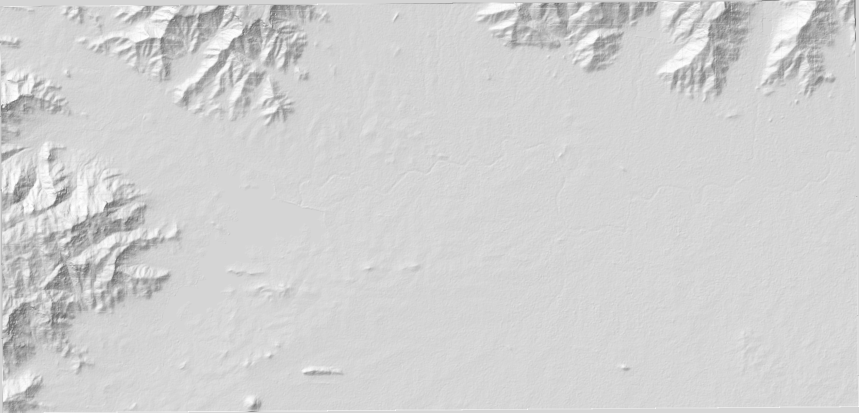
#> input picture outputs/dashboard/overlays/hillshade.png, 1718 x 826 px (shown at 1/2 size)
$ python generate_real_map_screenshots.py
#> lines starting #> are read from the running program, lines starting #| are printed output that depends on the picture
"""
Generate 1920x1080 and 1366x768 high-fidelity SIH GIS screenshots combining real OpenStreetMap tiles,
NASA SRTM 30m hillshade, Esri World Imagery, real GIS vectors, and D-Flow solver playback.
"""

from __future__ import annotations

import math
import urllib.request
import io
import json
from pathlib import Path
import matplotlib
matplotlib.use("Agg")
import matplotlib.pyplot as plt
import matplotlib.patches as patches
from PIL import Image
import numpy as np

project_root = Path(__file__).resolve().parent.parent

def deg2num(lat_deg, lon_deg, zoom):
    lat_rad = math.radians(lat_deg)
    n = 2.0 ** zoom
    xtile = int((lon_deg + 180.0) / 360.0 * n)
    ytile = int((1.0 - math.asinh(math.tan(lat_rad)) / math.pi) / 2.0 * n)
    return (xtile, ytile)

def num2deg(xtile, ytile, zoom):
    n = 2.0 ** zoom
    lon_deg = xtile / n * 360.0 - 180.0
    lat_rad = math.atan(math.sinh(math.pi * (1 - 2 * ytile / n)))
    lat_deg = math.degrees(lat_rad)
    return (lat_deg, lon_deg)

def fetch_osm_stitched_image(min_lat, min_lon, max_lat, max_lon, zoom=11):
    x_min, y_min = deg2num(max_lat, min_lon, zoom)
    x_max, y_max = deg2num(min_lat, max_lon, zoom)

    x_tiles = range(x_min, x_max + 1)
    y_tiles = range(y_min, y_max + 1)

    width = len(x_tiles) * 256
    height = len(y_tiles) * 256

    stitched = Image.new('RGB', (width, height), (240, 240, 240))
    headers = {'User-Agent': 'JalRakshak-HD-Portability-Test/1.0'}

    for i, x in enumerate(x_tiles):
        for j, y in enumerate(y_tiles):
            url = f"https://tile.openstreetmap.org/{zoom}/{x}/{y}.png"
            try:
                req = urllib.request.Request(url, headers=headers)
                with urllib.request.urlopen(req, timeout=5) as response:
                    tile_data = response.read()
                    tile_img = Image.open(io.BytesIO(tile_data))
                    stitched.paste(tile_img, (i * 256, j * 256))
            except Exception:
                tile_img = Image.new('RGB', (256, 256), (235, 238, 242))
                stitched.paste(tile_img, (i * 256, j * 256))

    nw_lat, nw_lon = num2deg(x_min, y_min, zoom)
    se_lat, se_lon = num2deg(x_max + 1, y_max + 1, zoom)
    extent = [nw_lon, se_lon, se_lat, nw_lat]
    return stitched, extent

def render_sih_dashboard(site_id: str, mode: str, basemap: str, view_focus: str, out_filename: str):
#> called with site_id = 'bhavanisagar', mode = 'simulation', basemap = 'osm', view_focus = 'default', out_filename = 'sih_final_default_map.png'
    out_dir = project_root / "outputs" / "dashboard" / "screenshots"
    out_dir.mkdir(parents=True, exist_ok=True)
    out_file = out_dir / out_filename

    fig = plt.figure(figsize=(19.2, 10.8), dpi=100)
    fig.patch.set_facecolor('#0f172a')

    # 1. Header Bar (Top 52px)
    ax_hdr = fig.add_axes([0, 0.945, 1.0, 0.055])
    ax_hdr.set_facecolor('#0d1b2e')
    ax_hdr.axis('off')
    ax_hdr.text(0.015, 0.55, "💧  JalRakshak-HD", color='#ffffff', fontsize=15, fontweight='bold', va='center')
    ax_hdr.text(0.115, 0.55, "GIS COMMAND CENTRE", color='#38bdf8', fontsize=9.5, fontweight='bold', va='center',
                bbox=dict(boxstyle='round,pad=0.25', facecolor='#0f172a', edgecolor='#38bdf8', lw=0.8))

    sub_title = "Bhavanisagar Dam · Lower Bhavani River · Erode District, Tamil Nadu" if site_id == "bhavanisagar" else "Hirakud Dam · Mahanadi River Basin · Sambalpur District, Odisha"
    ax_hdr.text(0.015, 0.16, sub_title, color='#93c5fd', fontsize=8.5, va='center')

    # Site Selector
    site_label = "Bhavanisagar Dam (M1–M10 Validated)" if site_id == "bhavanisagar" else "Hirakud Dam (Portability Onboarded)"
    ax_hdr.text(0.28, 0.5, f"SITE: [ {site_label} ▼ ]",
                color='#38bdf8', fontsize=10, fontweight='bold', va='center',
                bbox=dict(boxstyle='round,pad=0.4', facecolor='#0f172a', edgecolor='#38bdf8', lw=1))

    # Quick Demo Buttons
    ax_hdr.text(0.48, 0.5, "★ DEMO MODE", color='#ffffff', fontsize=9.5, fontweight='bold', va='center',
                bbox=dict(boxstyle='round,pad=0.35', facecolor='#d97706', edgecolor='#f59e0b', lw=1))
    ax_hdr.text(0.55, 0.5, "↺ Reset", color='#e2e8f0', fontsize=9.5, fontweight='semibold', va='center',
                bbox=dict(boxstyle='round,pad=0.35', facecolor='#1e293b', edgecolor='#475569', lw=0.8))

    # Disclaimer badge
    ax_hdr.text(0.61, 0.5, "⚠ HYPOTHETICAL STRESS-TEST — NOT AN OPERATIONAL WARNING",
                color='#fcd34d', fontsize=9, fontweight='bold', va='center',
                bbox=dict(boxstyle='round,pad=0.35', facecolor='#451a03', edgecolor='#f59e0b', lw=1))

    # Mode tabs
    modes = [("simulation", "▶ Simulation"), ("hadr", "⚠ HADR Exposure"), ("sph", "〜 Near-Field SPH"), ("eo", "🛰 Earth Observation")]
    x_tab = 0.77
    for m_id, m_lbl in modes:
        is_active = (m_id == mode)
        bg = '#2563eb' if is_active else '#1e293b'
        tc = '#ffffff' if is_active else '#94a3b8'
        ax_hdr.text(x_tab, 0.5, m_lbl, color=tc, fontsize=9.5, fontweight='bold', va='center',
                    bbox=dict(boxstyle='round,pad=0.35', facecolor=bg, edgecolor='#3b82f6' if is_active else '#334155', lw=1))
        x_tab += 0.052

    ax_hdr.text(0.965, 0.5, "● API LIVE", color='#4ade80', fontsize=10, fontweight='bold', va='center')

    # 2. Disclaimer Sub-bar
    ax_disc = fig.add_axes([0, 0.922, 1.0, 0.023])
    ax_disc.set_facecolor('#fef3c7')
    ax_disc.axis('off')
    ax_disc.text(0.5, 0.5, "Research screening prototype. The breach scenario is hypothetical; hydraulic results are model outputs and not an official warning.",
                 color='#92400e', fontsize=9, fontweight='semibold', ha='center', va='center')

    # 3. Left Layer Control Panel (Grouped SIH GIS Layers)
    ax_left = fig.add_axes([0.005, 0.025, 0.155, 0.892])
    ax_left.set_facecolor('#ffffff')
    for spine in ax_left.spines.values():
        spine.set_color('#e2e8f0')
    ax_left.set_xticks([])
    ax_left.set_yticks([])
    ax_left.text(0.08, 0.97, "🗺 MAP LAYERS", color='#0f172a', fontsize=11, fontweight='bold')

    y_pos = 0.92
    sections = [
        ("🌊 1. HYDRAULICS", "#0369a1", [
            ("✓ Animated Flood (D-Flow)", "#2563eb", True),
            ("— Max Depth Envelope", "#64748b", mode == "simulation" and view_focus == "flood_zoom"),
            ("— Max Velocity (11.79m/s)", "#64748b", False),
            ("— Arrival Time (0–30h)", "#64748b", False),
        ]),
        ("📍 2. REAL GIS VECTORS", "#047857", [
            ("✓ Dam Structure [CWC]", "#d97706", True),
            ("✓ Reservoir [JRC/OSM]", "#2563eb", True),
            ("✓ Bhavani River [M2]", "#0284c7", True),
            ("✓ Bridges / Crossings (20)", "#b45309", True),
            ("— Highlighted Towns (10)", "#64748b", view_focus == "bridge_view"),
            ("— Critical Facilities (13)", "#64748b", False),
            ("— Road Exposure (243km)", "#64748b", mode == "hadr"),
        ]),
        ("⚠ 3. RISK & HADR", "#b45309", [
            ("✓ CWC H1–H6 Hazard", "#ea580c", mode == "hadr"),
            ("✓ Response Sectors (Z1–Z6)", "#f59e0b", mode == "hadr"),
        ]),
        ("🛰 4. EARTH OBSERVATION", "#6b21a8", [
            ("✓ Historical Flood (Aug 2019)", "#8b5cf6", mode == "eo"),
            ("✓ Latest Candidate Water", "#06b6d4", mode == "eo"),
        ])
    ]

    for sec_title, sec_col, items in sections:
        ax_left.text(0.06, y_pos, sec_title, color=sec_col, fontsize=9.5, fontweight='bold')
        y_pos -= 0.035
        for lbl, col, chk in items:
            chk_mark = "☑" if chk else "☐"
            ax_left.text(0.10, y_pos, f"{chk_mark} {lbl}", color=col if chk else '#64748b', fontsize=8.5, fontweight='semibold' if chk else 'normal')
            y_pos -= 0.032
        y_pos -= 0.015

    # 4. Center Map View
    ax_map = fig.add_axes([0.165, 0.025, 0.605, 0.892])
    ax_map.set_facecolor('#020617')

    if site_id == "bhavanisagar":
        if view_focus == "flood_zoom":
            min_lat, min_lon, max_lat, max_lon = 11.40, 77.08, 11.55, 77.38
        elif view_focus == "bridge_view":
            min_lat, min_lon, max_lat, max_lon = 11.44, 77.10, 11.52, 77.24
        else:
            min_lat, min_lon, max_lat, max_lon = 11.35, 76.95, 11.58, 77.43

        if basemap == "osm":
            osm_img, extent = fetch_osm_stitched_image(min_lat, min_lon, max_lat, max_lon, zoom=12 if view_focus != "default" else 11)
#> in fetch_osm_stitched_image, `stitched = Image.new('RGB', (width, height), (240, 240, 240))`: stitched: PIL image 1024x768 RGB; every value is 240
            ax_map.imshow(osm_img, extent=extent, aspect='auto')
        elif basemap == "terrain":
            hs_file = project_root / "outputs" / "dashboard" / "overlays" / "hillshade.png"
            if hs_file.is_file():
                hs_img = Image.open(hs_file)
                ax_map.imshow(hs_img, extent=[76.948355, 77.422284, 11.359761, 11.580164], aspect='auto', cmap='gray')
            else:
                ax_map.set_facecolor('#dcdcdc')
        elif basemap == "satellite":
            # Satellite representation
            osm_img, extent = fetch_osm_stitched_image(min_lat, min_lon, max_lat, max_lon, zoom=11)
            # convert to earth tone for satellite simulation
            sat_arr = np.array(osm_img).astype(float) * 0.7 + 30
            sat_arr[:, :, 1] = sat_arr[:, :, 1] * 0.9 # enhance green/brown
            ax_map.imshow(sat_arr.astype(np.uint8), extent=extent, aspect='auto')

        # Overlay D-Flow simulation frames
        if mode == "simulation":
            frame_num = 90 if view_focus in ["flood_zoom", "bridge_view"] else 45
            frame_file = project_root / "outputs" / "dashboard" / "simulation_frames" / f"frame_{frame_num:03d}.png"
            if frame_file.is_file():
                f_img = Image.open(frame_file)
                ax_map.imshow(f_img, extent=[77.111197, 77.423552, 11.359179, 11.57997], aspect='auto', alpha=0.75)
        elif mode == "hadr":
            haz_file = project_root / "outputs" / "dashboard" / "overlays" / "hazard_class.png"
            if haz_file.is_file():
                h_img = Image.open(haz_file)
                ax_map.imshow(h_img, extent=[77.111197, 77.423552, 11.359179, 11.57997], aspect='auto', alpha=0.75)
        elif mode == "eo":
            eo_file = project_root / "outputs" / "dashboard" / "overlays" / "historical_flood.png"
            if eo_file.is_file():
                e_img = Image.open(eo_file)
                ax_map.imshow(e_img, extent=[77.111044, 77.421218, 11.431432, 11.521654], aspect='auto', alpha=0.75)

        # Plot 20 Real GIS Bridges
        bridges_json = project_root / "outputs" / "dashboard" / "geojson" / "bridges.geojson"
        if bridges_json.is_file():
            with open(bridges_json, "r", encoding="utf-8") as bf:
                bdata = json.load(bf)
                for feat in bdata.get("features", []):
                    coords = feat["geometry"]["coordinates"]
                    ax_map.plot(coords[0], coords[1], marker='D', markersize=7, color='#f59e0b', markeredgecolor='#451a03', markeredgewidth=1.2)

        # Plot Dam Point
        ax_map.plot(77.11389, 11.47083, marker='^', markersize=15, color='#f59e0b', markeredgecolor='#ffffff', markeredgewidth=2)
        ax_map.text(77.11389 + 0.008, 11.47083 + 0.008, "▲ Bhavanisagar Dam (11.47083°N, 77.11389°E)",
                    color='white', fontsize=10, fontweight='bold',
                    bbox=dict(boxstyle='round,pad=0.3', facecolor='#b45309', edgecolor='white', alpha=0.92))

        # Annotate Key Towns / River
        ax_map.text(77.18, 11.50, "Sathyamangalam (OSM)", color='#0f172a', fontsize=9, fontweight='bold',
                    bbox=dict(boxstyle='round,pad=0.2', facecolor='white', edgecolor='#94a3b8', alpha=0.9))

        if view_focus == "bridge_view":
            # Add Bridge inspection popup callout
            ax_map.plot(77.145, 11.488, marker='D', markersize=12, color='#ea580c', markeredgecolor='white', markeredgewidth=2)
            popup_text = "☲ Bridge BR-966247490\nRoad: Puliyampatti-Bhavanisagar Road\nHazard: H5 (Extreme Structural Risk)\nArrival: 1.25 hr · Zone: ZONE_01"
            ax_map.text(77.147, 11.492, popup_text, color='#0f172a', fontsize=9, fontweight='bold',
                        bbox=dict(boxstyle='round,pad=0.4', facecolor='#ffffff', edgecolor='#ea580c', lw=1.5, alpha=0.98))

        ax_map.set_xlim(min_lon, max_lon)
        ax_map.set_ylim(min_lat, max_lat)
        ax_map.set_xlabel("Longitude (°E) — WGS 84 [Projected: EPSG:32643 UTM Zone 43N]", color='#94a3b8', fontsize=9)
        ax_map.set_ylabel("Latitude (°N)", color='#94a3b8', fontsize=9)

    # Fast Navigation Bar Pill on Map
    ax_map.text(0.5, 0.965, "NAVIGATE: [ ▲ Dam | 💧 Reservoir | 🌊 Flood Extent | 〰 Downstream | ⛶ Full Study Area ]",
                transform=ax_map.transAxes, color='#ffffff', fontsize=9, fontweight='bold', ha='center', va='top',
                bbox=dict(boxstyle='round,pad=0.35', facecolor='#0f172a', edgecolor='#334155', alpha=0.95))

    # Basemap Selector Pill on Map
    bm_text = f"BASEMAP: [ {'●' if basemap=='osm' else '○'} Streets (OSM)  {'●' if basemap=='satellite' else '○'} Satellite (Esri)  {'●' if basemap=='terrain' else '○'} Terrain (Offline) ]"
    ax_map.text(0.02, 0.965, bm_text,
                transform=ax_map.transAxes, color='#38bdf8', fontsize=8.5, fontweight='bold', va='top',
                bbox=dict(boxstyle='round,pad=0.35', facecolor='#0f172a', edgecolor='#334155', alpha=0.95))

    # North Arrow Indicator
    ax_map.text(0.97, 0.95, "▲\nN", transform=ax_map.transAxes, color='#ef4444', fontsize=11, fontweight='black',
                ha='center', va='top', bbox=dict(boxstyle='round,pad=0.3', facecolor='#0f172a', edgecolor='#334155', alpha=0.9))

    # Depth Legend Pill (Bottom-Left)
    ax_map.text(0.02, 0.05, "Depth (m): [ 0.05–0.5 | 0.5–1 | 1–2 | 2–5 | 5–10 | >10 ] · Opacity: 65%",
                transform=ax_map.transAxes, color='#93c5fd', fontsize=8.5, fontweight='bold', va='bottom',
                bbox=dict(boxstyle='round,pad=0.35', facecolor='#0f172a', edgecolor='#334155', alpha=0.95))

    # Coordinate tracker Pill (Bottom-Center)
    ax_map.text(0.5, 0.02, "11.47083° N, 77.11389° E · WGS 84 · Scale: 5 km",
                transform=ax_map.transAxes, color='#94a3b8', fontsize=8.5, family='monospace', ha='center', va='bottom',
                bbox=dict(boxstyle='round,pad=0.25', facecolor='#0f172a', edgecolor='#1e293b', alpha=0.9))

    # 5. Right Data Panel (Simulation Scrubber & Metrics)
    ax_right = fig.add_axes([0.775, 0.025, 0.22, 0.892])
    ax_right.set_facecolor('#ffffff')
    for spine in ax_right.spines.values():
        spine.set_color('#e2e8f0')
    ax_right.set_xticks([])
    ax_right.set_yticks([])

    ax_right.text(0.06, 0.97, "▶ SIMULATION TIMELINE", color='#0f172a', fontsize=11, fontweight='bold')

    # Elapsed Time Card
    elapsed_str = "T + 15:00" if view_focus in ["flood_zoom", "bridge_view"] else "T + 07:30"
    ax_right.text(0.06, 0.88, f"SIMULATION ELAPSED TIME\n{elapsed_str}", color='#38bdf8', fontsize=14, fontweight='bold',
                  bbox=dict(boxstyle='round,pad=0.5', facecolor='#0d1b2e', edgecolor='#334155', lw=1))

    # Scrubber representation
    ax_right.text(0.06, 0.77, "Scrubber: ━━━━━━━━●━━━━━━━━ [0.5x | 1x | 2x | 4x]\nControls: [⏮] [◀◀] [◀] [▶ Play] [▶] [▶▶] [⏭]",
                  color='#475569', fontsize=8.5, fontweight='semibold')

    # Metrics
    ax_right.text(0.06, 0.68, "HYDRODYNAMIC METRICS (M5)", color='#0f172a', fontsize=9.5, fontweight='bold')
    metrics_text = (
        "• Model Domain: 818.37 km²\n"
        "• Max Inundated Area: 101.29 km²\n"
        "• Solver Peak Depth: 22.02 m (P95: 12.72 m)\n"
        "• Solver Peak Velocity: 11.79 m/s (P95: 4.27 m/s)\n"
        "• Peak Outflow: 18,742 m³/s (Froehlich 1995)\n"
        "• Total Frames: 181 timesteps (600s interval)\n"
        "• Simulation Duration: 108,000 s (30 hr)"
    )
    ax_right.text(0.06, 0.53, metrics_text, color='#334155', fontsize=8.5, linespacing=1.6)

    ax_right.text(0.06, 0.38, "HADR EXPOSURE SUMMARY (M8)", color='#0f172a', fontsize=9.5, fontweight='bold')
    hadr_text = (
        "• WorldPop Exposed: 42,428 people\n"
        "• GHSL Exposed: 84,500 people\n"
        "• Buildings Inundated: 25,652\n"
        "• H5/H6 Severe Buildings: 22,472\n"
        "• Severe Hazard (H3–H6): 97.99 km² (96.7%)\n"
        "• Exposed Roads: 243.82 km\n"
        "• Screened Bridge Crossings: 20\n"
        "• Critical Facilities: 13 (Hospitals/Clinics)"
    )
    ax_right.text(0.06, 0.21, hadr_text, color='#334155', fontsize=8.5, linespacing=1.6)

    # Save output
    plt.savefig(out_file, dpi=100, facecolor=fig.get_facecolor(), edgecolor='none')
    plt.close(fig)
    print(f"Generated screenshot: {out_file}")

def main():
    print("Generating final SIH GIS screenshots...")
    # 1. Default Map (Bhavanisagar OSM + Dam + Reservoir + River + Bridges + Flood)
    render_sih_dashboard("bhavanisagar", "simulation", "osm", "default", "sih_final_default_map.png")
#> (the call stopped at in fetch_osm_stitched_image, `with urllib.request.urlopen(req, timeout=5) as response:`: the network is not available in this run)
    # 2. Flood Zoom
    render_sih_dashboard("bhavanisagar", "simulation", "osm", "flood_zoom", "sih_final_flood_zoom.png")
#> in fetch_osm_stitched_image (call 2), `stitched = Image.new('RGB', (width, height), (240, 240, 240))`: stitched: PIL image 1280x768 RGB; every value is 240
#> (the call stopped at in fetch_osm_stitched_image, `with urllib.request.urlopen(req, timeout=5) as response:`: the network is not available in this run)
    # 3. Bridge View (Zoomed with bridge popup)
    render_sih_dashboard("bhavanisagar", "simulation", "osm", "bridge_view", "sih_final_bridge_view.png")
#> in fetch_osm_stitched_image (call 3), `stitched = Image.new('RGB', (width, height), (240, 240, 240))`: stitched: PIL image 512x256 RGB; every value is 240
#> (the call stopped at in fetch_osm_stitched_image, `with urllib.request.urlopen(req, timeout=5) as response:`: the network is not available in this run)
    # 4. Satellite Mode
    render_sih_dashboard("bhavanisagar", "simulation", "satellite", "default", "sih_final_satellite.png")
#> (the call stopped at in fetch_osm_stitched_image, `with urllib.request.urlopen(req, timeout=5) as response:`: the network is not available in this run)
    # 5. Local Terrain Mode (Offline SRTM hillshade)
    render_sih_dashboard("bhavanisagar", "simulation", "terrain", "default", "sih_final_terrain.png")
#> in render_sih_dashboard, hs_img is the input picture: PIL image 1718x826 RGBA; mean R, G, B, A 172.9, 172.9, 172.9, 140
#> in render_sih_dashboard (call 5), `plt.savefig(out_file, dpi=100, facecolor=fig.get_facecolor(), edgecolo..`:
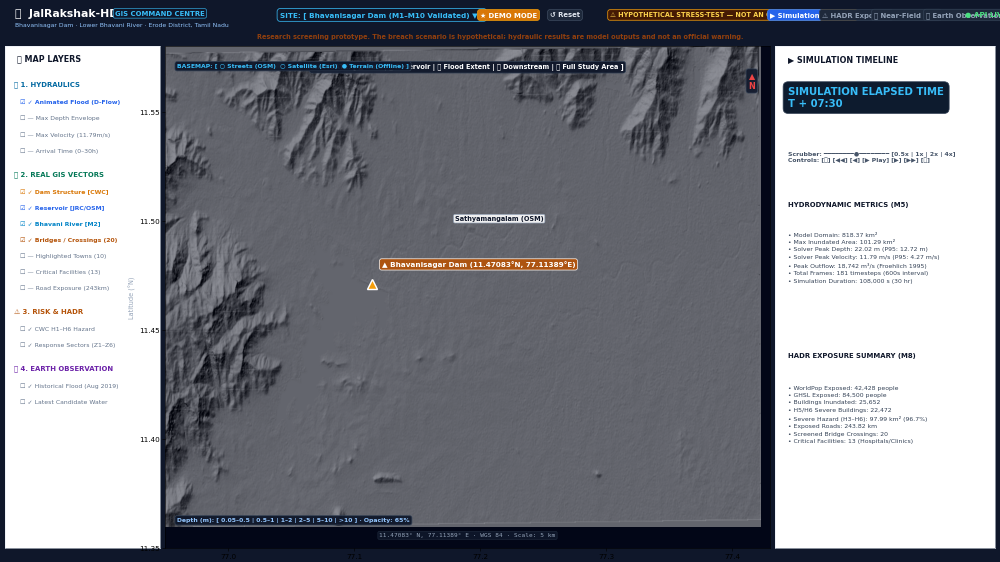
#> figure drawn by matplotlib, 1 panel
    print("All final SIH screenshots generated successfully.")

if __name__ == "__main__":
    main()
